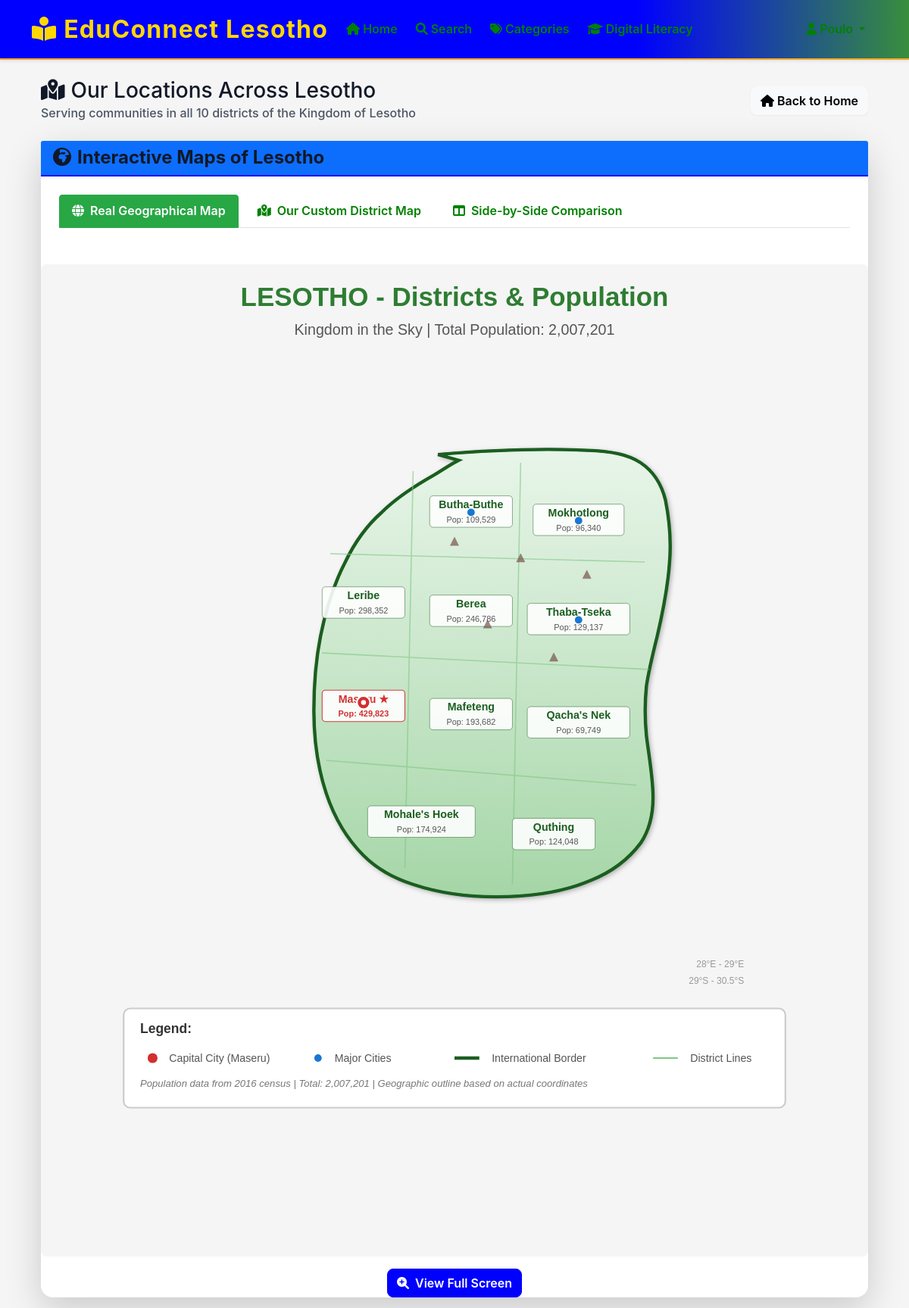
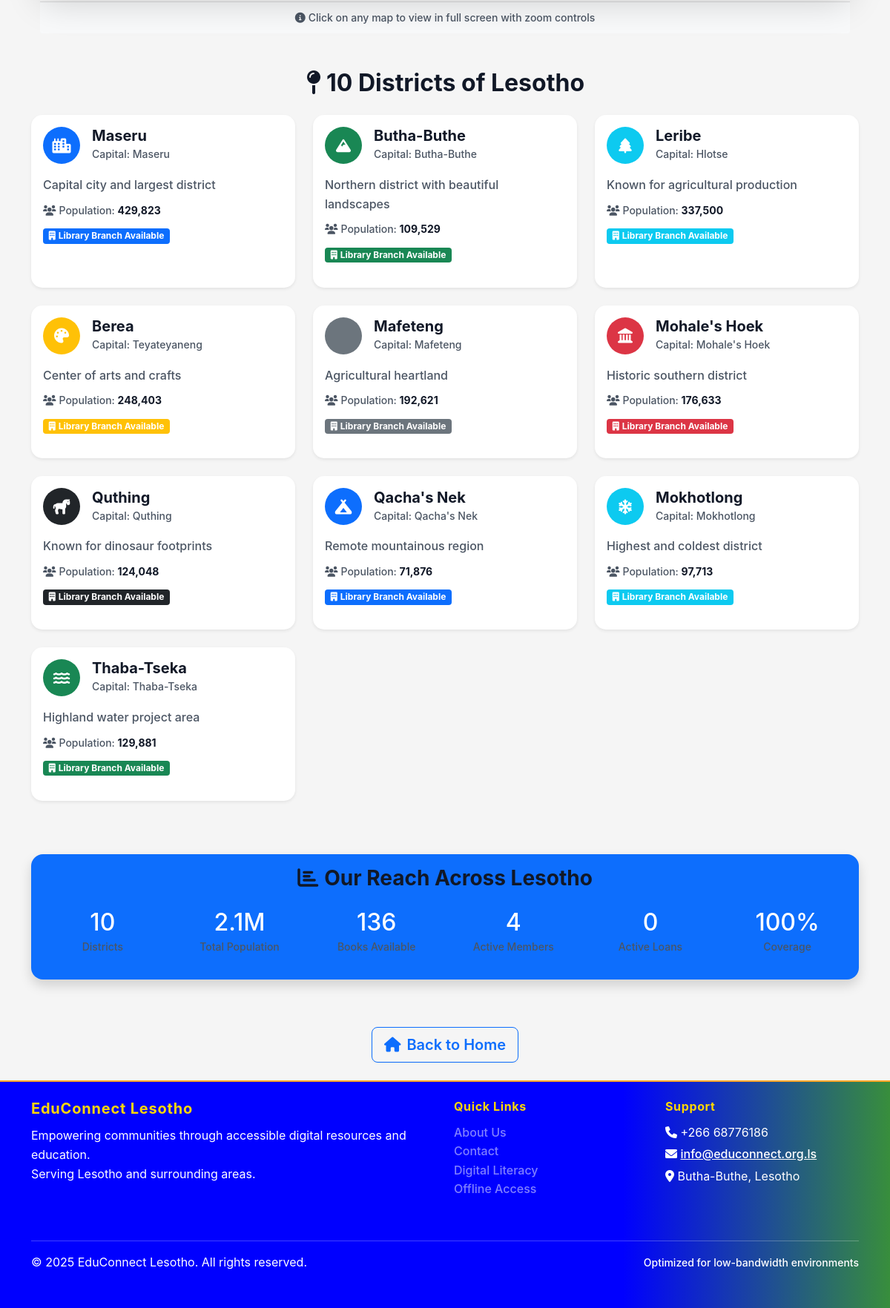
The page /locations (signed in) on the database its author committed (2 pictures, top to bottom).
### app/models/user.py (models this page shows, shortened)
class User(UserMixin, db.Model):
    __tablename__ = 'users'
    id = db.Column(db.Integer, primary_key=True)
    username = db.Column(db.String(100), unique=True, nullable=False, index=True)
    email = db.Column(db.String(255), unique=True, nullable=False, index=True)
    password_hash = db.Column(db.String(255), nullable=False)
    first_name = db.Column(db.String(100), nullable=False)
    last_name = db.Column(db.String(100), nullable=False)
    phone_number = db.Column(db.String(20))
    address = db.Column(db.Text)
    district = db.Column(db.String(50), default='Butha-Buthe', index=True)
    profile_image = db.Column(db.String(500))  # Path to profile image
    role_id = db.Column(db.Integer, db.ForeignKey('user_roles.id'), nullable=False)
    is_active = db.Column(db.Boolean, default=True)
    email_verified = db.Column(db.Boolean, default=False)
    created_at = db.Column(db.DateTime, default=datetime.utcnow)
    updated_at = db.Column(db.DateTime, default=datetime.utcnow, onupdate=datetime.utcnow)
    last_login = db.Column(db.DateTime)
    borrowing_transactions = db.relationship('BorrowingTransaction', foreign_keys='BorrowingTransaction.user_id', backref='user', lazy='dynamic')
    digital_downloads = db.relationship('DigitalDownload', backref='user', lazy='dynamic')
    offline_tokens = db.relationship('OfflineToken', backref='user', lazy='dynamic')
    reading_sessions = db.relationship('ReadingSession', backref='user', lazy='dynamic')
    notifications = db.relationship('Notification', backref='user', lazy='dynamic')
    book_reservations = db.relationship('BookReservation', backref='user', lazy='dynamic')
    book_reviews = db.relationship('BookReview', backref='user', lazy='dynamic')
    literacy_progress = db.relationship('LiteracyProgress', backref='user', lazy='dynamic')
    favorites = db.relationship('Book', secondary='user_favorites', backref='favorited_by', lazy='dynamic')
    def is_admin(self):
        return self.role.role_name == 'admin'
    def is_librarian(self):
        return self.role.role_name in ['admin', 'librarian']

### app/routes/main.py (the view)
@main_bp.route('/locations')
@login_required
def locations():
    stats = {
        'total_books': Book.query.filter_by(is_active=True).count(),
        'digital_books': Book.query.filter_by(is_active=True, is_digital=True).count(),
        'total_users': User.query.filter_by(is_active=True).count(),
        'active_borrowings': BorrowingTransaction.query.filter(
            BorrowingTransaction.status.in_(['borrowed', 'overdue'])
        ).count()
    }
    return render_template('main/locations.html', stats=stats, recommended_book=None)

### app/templates/main/locations.html (shortened to what this page needs)
{% extends "base.html" %}
{% block content %}
<div class="container-fluid">
    {% set page = 'locations' %}
    {% include 'shared/menu_header.html' %}
    <div class="row mb-5">
        <div class="col-12">
            <div class="card shadow-lg border-0">
                <div class="card-header bg-primary text-white">
                    <h4 class="mb-0">
                        <i class="fas fa-globe-africa me-2"></i>Interactive Maps of Lesotho
                    </h4>
                </div>
                <div class="card-body p-4">
                    <ul class="nav nav-tabs mb-4" id="mapTabs" role="tablist">
                        <li class="nav-item" role="presentation">
                            <button class="nav-link active" id="real-map-tab" data-bs-toggle="tab" data-bs-target="#real-map" type="button" role="tab">
                                <i class="fas fa-globe me-2"></i>Real Geographical Map
                            </button>
                        </li>
                        <li class="nav-item" role="presentation">
                            <button class="nav-link" id="custom-map-tab" data-bs-toggle="tab" data-bs-target="#custom-map" type="button" role="tab">
                                <i class="fas fa-map-marked-alt me-2"></i>Our Custom District Map
                            </button>
                        </li>
                        <li class="nav-item" role="presentation">
                            <button class="nav-link" id="comparison-tab" data-bs-toggle="tab" data-bs-target="#comparison" type="button" role="tab">
                                <i class="fas fa-columns me-2"></i>Side-by-Side Comparison
                            </button>
                        </li>
                    </div>
                    <div class="tab-content" id="mapTabContent">
                        <div class="tab-pane fade show active" id="real-map" role="tabpanel">
                            <div class="map-container" style="position: relative; overflow: hidden; background: #f8f9fa; min-height: 500px; border-radius: 8px;">
                                <img src="{{ url_for('static', filename='images/lesotho_real_outline.svg') }}"
                                     alt="Real Geographical Map of Lesotho"
                                     class="img-fluid w-100 map-image"
                                     id="realLesothoMap"
                                     style="cursor: zoom-in; transition: all 0.5s cubic-bezier(0.4, 0, 0.2, 1); background: white;"
                                     onerror="handleMapImgError(this)">
                                <div class="position-absolute bottom-0 start-0 p-3 bg-white bg-opacity-75 m-2 rounded">
                                    <small class="text-muted">Geographical Outline with Districts</small>
                                </div>
                            </div>
                            <div class="text-center mt-3">
                                <button class="btn btn-primary" onclick="openMapModal('real')">
                                    <i class="fas fa-search-plus me-2"></i>View Full Screen
                                </button>
                            </div>
                        </div>
                    </div>
                </div>
                <div class="card-footer bg-light text-center">
                    <small class="text-muted">
                        <i class="fas fa-info-circle me-1"></i>Click on any map to view in full screen with zoom controls
                    </small>
                </div>
            </div>
        </div>
    </div>
    <div class="row mb-5">
        <div class="col-12">
            <h2 class="text-center mb-4">
                <i class="fas fa-map-pin me-2"></i>10 Districts of Lesotho
            </h2>
            <div class="row">
                {% for district in districts %}
                <div class="col-lg-4 col-md-6 mb-4">
                    <div class="card h-100 shadow-sm district-card">
                        <div class="card-body">
                            <div class="d-flex align-items-center mb-3">
                                <div class="district-icon bg-{{ district.color }} text-white rounded-circle me-3 d-flex align-items-center justify-content-center"
                                     style="width: 50px; height: 50px;">
                                    <i class="fas {{ district.icon }} fa-lg"></i>
                                </div>
                                <div>
                                    <h5 class="card-title mb-0">{{ district.name }}</h5>
                                    <small class="text-muted">Capital: {{ district.capital }}</small>
                                </div>
                            </div>
                            <p class="card-text text-muted mb-2">{{ district.description }}</p>
                            <div class="mb-2">
                                <small class="text-muted">
                                    <i class="fas fa-users me-1"></i>Population: <strong>{{ district.population }}</strong>
                                </small>
                            </div>
                            <div class="mt-auto">
                                <span class="badge bg-{{ district.color }}">
                                    <i class="fas fa-building me-1"></i>Library Branch Available
                                </span>
                            </div>
                        </div>
                    </div>
                </div>
                {% endfor %}
            </div>
        </div>
    </div>
    <div class="row mb-5">
        <div class="col-12">
            <div class="card bg-primary text-white shadow">
                <div class="card-body">
                    <h3 class="text-center mb-4">
                        <i class="fas fa-chart-bar me-2"></i>Our Reach Across Lesotho
                    </h3>
                    <div class="row text-center">
                        <div class="col-lg-2 col-md-4 col-6 mb-3">
                            <div class="h2 mb-0">10</div>
                            <small>Districts</small>
                        </div>
                        <div class="col-lg-2 col-md-4 col-6 mb-3">
                            <div class="h2 mb-0">2.1M</div>
                            <small>Total Population</small>
                        </div>
                        <div class="col-lg-2 col-md-4 col-6 mb-3">
                            <div class="h2 mb-0">{{ "{:,}".format(stats.total_books if stats else 0) }}</div>
                            <small>Books Available</small>
                        </div>
                        <div class="col-lg-2 col-md-4 col-6 mb-3">
                            <div class="h2 mb-0">{{ "{:,}".format(stats.total_users if stats else 0) }}</div>
                            <small>Active Members</small>
                        </div>
                        <div class="col-lg-2 col-md-4 col-6 mb-3">
                            <div class="h2 mb-0">{{ "{:,}".format(stats.active_borrowings if stats else 0) }}</div>
                            <small>Active Loans</small>
                        </div>
                        <div class="col-lg-2 col-md-4 col-6 mb-3">
                            <div class="h2 mb-0">100%</div>
                            <small>Coverage</small>
                        </div>
                    </div>
                </div>
            </div>
        </div>
    </div>
    <div class="row">
        <div class="col-12 text-center">
            <a href="{{ url_for('main.index') }}" class="btn btn-outline-primary btn-lg">
                <i class="fas fa-home me-2"></i>Back to Home
            </a>
        </div>
    </div>
{% endblock %}

### app/static/css/style.css (style rules this page uses)
:root { --primary-color: #2c5aa0; --secondary-color: #34a853; --accent-color: #fbbf24; --danger-color: #dc2626; --warning-color: #f59e0b; --success-color: #059669; --info-color: #0284c7; --dark-color: #1f2937; --light-color: #f8fafc; --border-color: #e5e7eb; --text-muted: #6b7280; --font-family-base: 'Segoe UI', Tahoma, Geneva, Verdana, sans-serif; --font-size-base: 16px; --line-height-base: 1.6; --spacing-xs: 0.25rem; --spacing-sm: 0.5rem; --spacing-md: 1rem; --spacing-lg: 1.5rem; --spacing-xl: 3rem; --border-radius: 0.5rem; --border-radius-lg: 1rem; --shadow-sm: 0 1px 2px 0 rgba(0, 0, 0, 0.05); --shadow-md: 0 4px 6px -1px rgba(0, 0, 0, 0.1); --shadow-lg: 0 10px 15px -3px rgba(0, 0, 0, 0.1); }
body { background-color: var(--light-color); color: var(--dark-color); font-family: var(--font-family-base); font-size: var(--font-size-base); line-height: var(--line-height-base); margin: 0; padding: 0; -webkit-font-smoothing: antialiased; -moz-osx-font-smoothing: grayscale; text-rendering: optimizeLegibility; }
* { -webkit-font-smoothing: antialiased; -moz-osx-font-smoothing: grayscale; }
.btn { border-radius: var(--border-radius); font-weight: 600; box-shadow: var(--shadow-sm); transition: box-shadow 0.2s, transform 0.2s; }
.btn-primary { background-color: var(--primary-color); border-color: var(--primary-color); }
.card { border-radius: var(--border-radius-lg); box-shadow: var(--shadow-md); border: 1px solid var(--border-color); transition: box-shadow 0.3s, transform 0.2s; background: #fff; }
.card-header { background-color: var(--light-color); border-bottom: 2px solid var(--primary-color); font-weight: 700; color: #111827; -webkit-font-smoothing: antialiased; }
.nav-link { color: #fff !important; font-weight: 600; margin-right: 0.5rem; transition: color 0.2s; }
.text-muted { color: #4b5563 !important; font-weight: 500 !important; }
h1, h2, h3, h4, h5, h6 { color: #111827; font-weight: 700; }
p { color: #1f2937; }
a { color: #1e40af; font-weight: 500; }
li { color: #1f2937; font-weight: 500; }
small, .small { color: #4b5563; font-weight: 500; }
strong, b { font-weight: 700; color: #111827; }

### app/templates/base.html (style rules this page uses)
:root { --primary-color: blue; --secondary-color: #388E3C; --accent-color: #FFA726; --text-color: #212121; --bg-color: #F5F5F5; }
body { font-family: -apple-system, BlinkMacSystemFont, 'Segoe UI', Roboto, 'Helvetica Neue', Arial, sans-serif; line-height: 1.6; color: var(--text-color); background-color: var(--bg-color); }
.nav-link { color: #ffffff !important; }
.btn-primary { background-color: var(--primary-color); border-color: var(--primary-color); }
.card { border: none; box-shadow: 0 2px 4px rgba(0,0,0,0.1); margin-bottom: 1rem; }

### app/templates/main/locations.html (style rules this page uses)
.nav-link.active { background-color: #28a745 !important; color: white !important; border-color: #28a745 !important; }
.nav-link { color: green !important; background-color: transparent; transition: all 0.3s ease; }
.district-card { transition: transform 0.4s cubic-bezier(0.4, 0, 0.2, 1), box-shadow 0.4s cubic-bezier(0.4, 0, 0.2, 1); border: none; border-radius: 15px; }
.map-image { border-radius: 0; transform-origin: center center; }
.map-container { position: relative; background: linear-gradient(135deg, #667eea 0%, #764ba2 100%); border-radius: 0 0 15px 15px; }
.district-icon { flex-shrink: 0; transition: transform 0.3s ease; }
.map-container::before { content: ''; position: absolute; top: 0; left: 0; right: 0; bottom: 0; background: linear-gradient(90deg, #f0f0f0 25%, #e0e0e0 50%, #f0f0f0 75%); background-size: 200% 100%; animation: loading 1.5s infinite; }
.map-image { position: relative; z-index: 1; }

### rows shown on the page
User: name "Butha-Buthe", capital "Butha-Buthe", description "Northern district with beautiful landscapes", population "109,529"

### other values the page prints
{{ district.name }} "Maseru" "Leribe" "Berea" "Mafeteng" "Mohale's Hoek" "Quthing" "Qacha's Nek" "Mokhotlong" "Thaba-Tseka"
{{ district.capital }} "Maseru" "Hlotse" "Teyateyaneng" "Mafeteng" "Mohale's Hoek" "Quthing" "Qacha's Nek" "Mokhotlong" "Thaba-Tseka"
{{ district.description }} "Capital city and largest district" "Known for agricultural production" "Center of arts and crafts" "Agricultural heartland" "Historic southern district" "Known for dinosaur footprints" "Remote mountainous region" "Highest and coldest district" "Highland water project area"
{{ district.population }} "429,823" "337,500" "248,403" "192,621" "176,633" "124,048" "71,876" "97,713" "129,881"
{{ "{:,}".format(stats.total_books if stats else 0) }} "136"
{{ "{:,}".format(stats.total_users if stats else 0) }} "4"
{{ "{:,}".format(stats.active_borrowings if stats else 0) }} "0"
